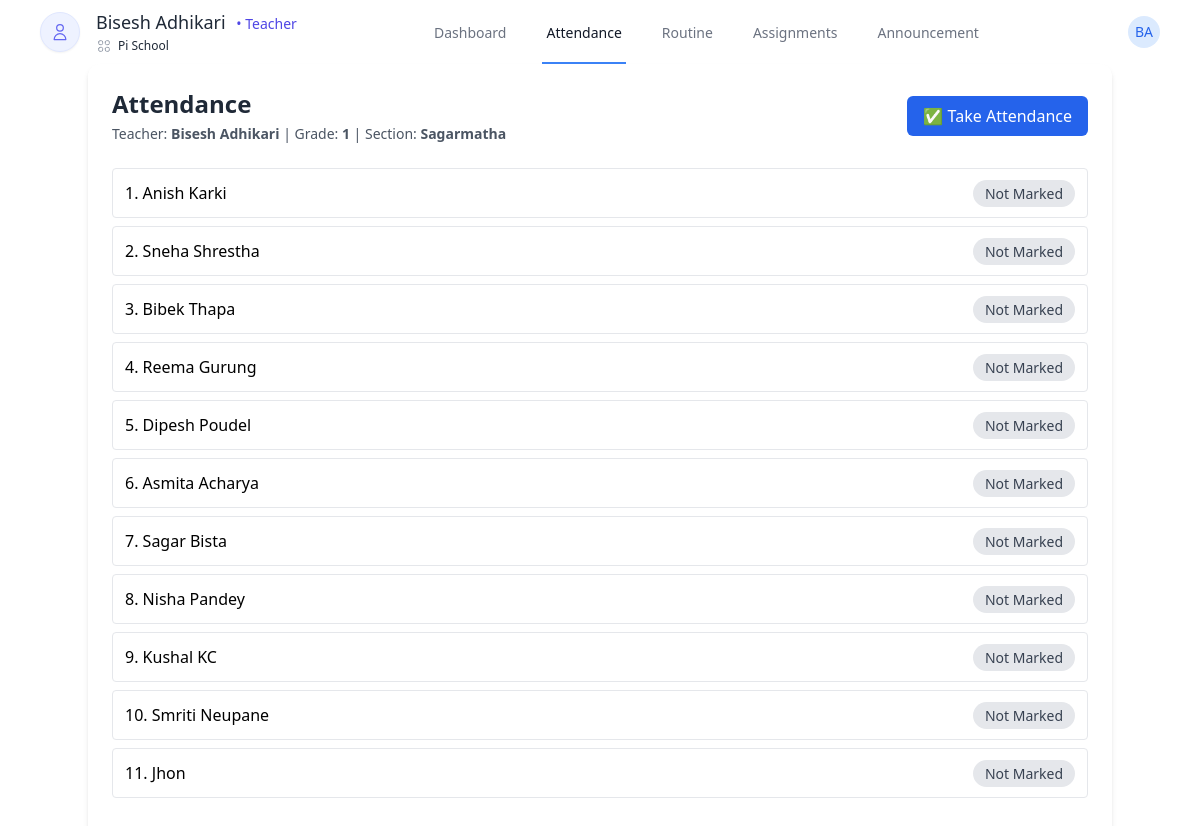
Page /student/attendance/ (signed in) on the committed database.
### users/models.py (models this page shows, shortened)
class CustomUser(AbstractUser):
    school = models.ForeignKey(School, on_delete=models.CASCADE, null=True, blank=True)
    is_school_admin = models.BooleanField(default=False)
    is_teacher = models.BooleanField(default=False)
    is_student = models.BooleanField(default=False)

class School(models.Model):
    name = models.CharField(max_length=100, unique=True)
    created_at = models.DateTimeField(auto_now_add=True)

### school/models.py (models this page shows, shortened)
class TeacherProfile(models.Model):
    user = models.OneToOneField(settings.AUTH_USER_MODEL, on_delete=models.CASCADE)
    school = models.ForeignKey(School, on_delete=models.CASCADE)
    phone = models.CharField(max_length=15, blank=True, null=True)
    dob = models.DateField(blank=True, null=True)  # Date of Birth
    address = models.TextField(blank=True, null=True)
    edu_qualification = models.CharField(max_length=100, blank=True, null=True)  # Educational Qualification
    specialization = models.CharField(max_length=100, blank=True, null=True)  # Specialization
    year_of_experience = models.PositiveIntegerField(default=0, blank=True, null=True)  # Years of Experience
    grade = models.ForeignKey(
        Grade,
        on_delete=models.SET_NULL,
        null=True,
        blank=True
    )
    section = models.OneToOneField(
        Section,
        on_delete=models.SET_NULL,
        null=True,
        blank=True
    )

class Grade(models.Model):
    school = models.ForeignKey(School, on_delete=models.CASCADE)
    grade_number = models.PositiveIntegerField(blank=True, null=True)
    name = models.CharField(max_length=20, blank=True, null=True)
    class Meta:
        unique_together = ('school', 'name', 'grade_number')

class Section(models.Model):
    school = models.ForeignKey(School, on_delete=models.CASCADE)
    grade = models.ForeignKey(Grade, on_delete=models.CASCADE, related_name='sections', null=True, blank=True)
    name = models.CharField(max_length=10)
    class Meta:
        unique_together = ('grade', 'name',)

class Student(models.Model):
    school = models.ForeignKey(School, on_delete=models.CASCADE)
    name = models.CharField(max_length=100)
    grade = models.ForeignKey(Grade, on_delete=models.SET_NULL, null=True, blank=True)
    section = models.ForeignKey(Section, on_delete=models.SET_NULL, null=True, blank=True)
    roll_number = models.PositiveIntegerField()
    father_name = models.CharField(max_length=100, blank=True, null=True)
    mother_name = models.CharField(max_length=100, blank=True, null=True)
    dob = models.DateField(blank=True, null=True)  # Date of Birth
    address = models.TextField(blank=True, null=True)
    parents_contact = models.CharField(max_length=15, blank=True, null=True)
    class Meta:
        unique_together = ('school', 'grade', 'section', 'roll_number')

### dashboard/views.py (the view)
# urls.py: path('attendance/', overall_attendance, name='overall_attendance'),
def attendance(request):
    teacher = request.user.teacherprofile
    grade = teacher.grade
    section = teacher.section
    today = timezone.now().date()
    students = Student.objects.filter(
        grade=grade,
        section=section,
        school=teacher.school
    ).order_by('roll_number')
    for student in students:
        record = Attendance.objects.filter(student=student, date=today).first()
        student.attendance_status_today = record.status if record else "Not Marked"
        student.note_today = record.notes if record else ""
    attendance_submitted = Attendance.objects.filter(
        student__grade=grade,
        student__section=section,
        student__school=teacher.school,
        date=today
    ).exists()
    context = {
        'students': students,
        'current_date': date.today(),
        'attendance_submitted': attendance_submitted,
    }
    return render(request, 'dashboard/teachers/attendance_page.html', context)

### dashboard/templatetags/custom_tags.py (called while the page is built)
@register.filter
def short_school_name(value):
    words = value.split()
    if len(words) >= 4:
        return f"{words[0]} {words[1]} {words[-1]}"
    return value

### dashboard/templates/dashboard/teachers/attendance_page.html (shortened to what this page needs)
{% extends "dashboard/base.html" %}
{% block content %}
<div class="bg-white rounded-xl shadow-md p-6 max-w-5xl mx-auto">
    <div class="flex justify-between items-center mb-6">
        <div>
            <h2 class="text-2xl font-bold text-gray-800">Attendance</h2>
            <div class="text-sm text-gray-600 mt-1">
                Teacher: <strong>{{ request.user.first_name }} {{ request.user.last_name }}</strong> |
                Grade: <strong>{{ request.user.teacherprofile.grade.grade_number }}</strong> |
                Section: <strong>{{ request.user.teacherprofile.section.name }}</strong>
            </div>
        </div>
        {% if attendance_submitted %}
            <button id="edit-btn" type="button" class="px-4 py-2 bg-yellow-500 text-white rounded-md hover:bg-yellow-600">✏️ Edit Attendance</button>
        {% else %}
            <button id="take-btn" type="button" class="px-4 py-2 bg-blue-600 text-white rounded-md hover:bg-blue-700">✅ Take Attendance</button>
        {% endif %}
    </div>
    <div id="attendance-summary-wrapper" class="space-y-2 mb-6">
        {% for student in students %}
        <div class="flex justify-between items-center border p-3 rounded attendance-summary">
            <div>{{ forloop.counter }}. {{ student.name }}</div>
            <div>
                <span class="px-3 py-1 rounded-full text-sm
                    {% if student.attendance_status_today == 'Absent' %} bg-red-100 text-red-700
                    {% elif student.attendance_status_today == 'Late' %} bg-yellow-100 text-yellow-700
                    {% elif student.attendance_status_today == 'Present' %} bg-green-100 text-green-700
                    {% else %} bg-gray-200 text-gray-700 {% endif %}">
                    {{ student.attendance_status_today }}
                </span>
            </div>
        </div>
        {% endfor %}
    </div>
</div>
{% endblock %}

### dashboard/templates/dashboard/navbar.html (shortened to what this page needs)
{% load custom_tags %}
  <nav class="no-print">
    <div class="max-w-8xl mx-auto px-10">
    <div class="flex justify-between h-16">
      <div class="flex items-center">
        {% if request.user.is_school_admin %}
        <div class="flex-shrink-0 flex items-center">
          <svg class="h-8 w-8 text-blue-500" fill="none" viewBox="0 0 24 24" stroke="currentColor">
            <path stroke-linecap="round" stroke-linejoin="round" stroke-width="2" d="M12 6.253v13m0-13C10.832 5.477 9.246 5 7.5 5S4.168 5.477 3 6.253v13C4.168 18.477 5.754 18 7.5 18s3.332.477 4.5 1.253m0-13C13.168 5.477 14.754 5 16.5 5c1.747 0 3.332.477 4.5 1.253v13C19.832 18.477 18.247 18 16.5 18c-1.746 0-3.332.477-4.5 1.253" />
          </svg>
          <span class="ml-2 text-xl font-bold text-gray-800 truncate" title="{{ request.user.school.name }}">
            {{ request.user.school.name|short_school_name }}
          </span>
        </div>
        {% elif request.user.is_teacher %}
        <div class="flex items-center gap-4">
          <div class="relative">
            <div class="w-10 h-10 rounded-full bg-indigo-50 flex items-center justify-center shadow-sm border border-indigo-100">
              <svg xmlns="http://www.w3.org/2000/svg" class="h-5 w-5 text-indigo-500" fill="none" viewBox="0 0 24 24" stroke="currentColor">
                <path stroke-linecap="round" stroke-linejoin="round" stroke-width="1.5" d="M16 7a4 4 0 11-8 0 4 4 0 018 0zM12 14a7 7 0 00-7 7h14a7 7 0 00-7-7z" />
              </svg>
            </div>
          </div>
          <div>
            <h1 class="text-lg font-medium text-gray-800 leading-tight">
              {{ request.user.first_name }} {{ request.user.last_name }}
              <span class="text-sm font-normal text-indigo-600 ml-1.5">• Teacher</span>
            </h1>
            <div class="flex items-center mt-1 text-gray-500">
            <span class="text-xs text-gray-800 truncate" title="{{ request.user.school.name }}">
              {{ request.user.school.name|short_school_name }}
            </span>
        </div>
          </div>
        </div>
        {% endif %}
      </div>
     <div class="hidden sm:ml-6 sm:flex sm:space-x-8">
      {% if request.user.is_school_admin %}
      <a href="{% url 'school_admin_dashboard' %}"
        class="{% if request.resolver_match.url_name == 'school_admin_dashboard' %}border-blue-500 text-gray-900{% else %}border-transparent text-gray-500 hover:border-gray-300 hover:text-gray-700{% endif %} inline-flex items-center px-1 pt-1 border-b-2 text-sm font-medium">
        Dashboard
      </a>
      <a href="{% url 'teachers' %}"
        class="{% if request.resolver_match.url_name == 'teachers' %}border-blue-500 text-gray-900{% else %}border-transparent text-gray-500 hover:border-gray-300 hover:text-gray-700{% endif %} inline-flex items-center px-1 pt-1 border-b-2 text-sm font-medium">
        Teachers
      </a>
      <a href="{% url 'students' %}"
        class="{% if request.resolver_match.url_name == 'students' %}border-blue-500 text-gray-900{% else %}border-transparent text-gray-500 hover:border-gray-300 hover:text-gray-700{% endif %} inline-flex items-center px-1 pt-1 border-b-2 text-sm font-medium">
        Students
      </a>
      <a href="{% url 'subjects' %}"
        class="{% if request.resolver_match.url_name == 'subjects' %}border-blue-500 text-gray-900{% else %}border-transparent text-gray-500 hover:border-gray-300 hover:text-gray-700{% endif %} inline-flex items-center px-1 pt-1 border-b-2 text-sm font-medium">
        Subjects
      </a>
      <a href="{% url 'grades' %}"
        class="{% if request.resolver_match.url_name == 'grades' %}border-blue-500 text-gray-900{% else %}border-transparent text-gray-500 hover:border-gray-300 hover:text-gray-700{% endif %} inline-flex items-center px-1 pt-1 border-b-2 text-sm font-medium">
        Grades & Sections
      </a>
      <a href="{% url 'overall_attendance' %}"
        class="{% if request.resolver_match.url_name == 'overall_attendance' %}border-blue-500 text-gray-900{% else %}border-transparent text-gray-500 hover:border-gray-300 hover:text-gray-700{% endif %} inline-flex items-center px-1 pt-1 border-b-2 text-sm font-medium">
        Attendance
      </a>
      <a href="{% url 'routine_setup' %}"
        class="{% if request.resolver_match.url_name == 'routine_setup' %}border-blue-500 text-gray-900{% else %}border-transparent text-gray-500 hover:border-gray-300 hover:text-gray-700{% endif %} inline-flex items-center px-1 pt-1 border-b-2 text-sm font-medium">
        Routine Setup
      </a>
      {% comment %} <a href="{% url 'reports' %}"
        class="{% if request.resolver_match.url_name == 'reports' %}border-blue-500 text-gray-900{% else %}border-transparent text-gray-500 hover:border-gray-300 hover:text-gray-700{% endif %} inline-flex items-center px-1 pt-1 border-b-2 text-sm font-medium">
        Reports
      </a> {% endcomment %}
      {% comment %} <a href=""
        class="{% if request.resolver_match.url_name == 'reports' %}border-blue-500 text-gray-900{% else %}border-transparent text-gray-500 hover:border-gray-300 hover:text-gray-700{% endif %} inline-flex items-center px-1 pt-1 border-b-2 text-sm font-medium">
        Reports
      </a> {% endcomment %}
      {% elif request.user.is_teacher %}
      <a href="{% url 'teacher_dashboard' %}"
        class="{% if request.resolver_match.url_name == 'teacher_dashboard' %}border-blue-500 text-gray-900{% else %}border-transparent text-gray-500 hover:border-gray-300 hover:text-gray-700{% endif %} inline-flex items-center px-1 pt-1 border-b-2 text-sm font-medium">
        Dashboard
      </a>
      <a href="{% url 'attendance' %}"
        class="{% if request.resolver_match.url_name == 'attendance' %}border-blue-500 text-gray-900{% else %}border-transparent text-gray-500 hover:border-gray-300 hover:text-gray-700{% endif %} inline-flex items-center px-1 pt-1 border-b-2 text-sm font-medium">
        Attendance
      </a>
      <a href="{% url 'teacher_routine' %}"
        class="{% if request.resolver_match.url_name == 'teacher_routine' %}border-blue-500 text-gray-900{% else %}border-transparent text-gray-500 hover:border-gray-300 hover:text-gray-700{% endif %} inline-flex items-center px-1 pt-1 border-b-2 text-sm font-medium">
        Routine
      </a>
      <a href="/assignment"
        class="{% if request.resolver_match.url_name == 'assignment' %}border-blue-500 text-gray-900{% else %}border-transparent text-gray-500 hover:border-gray-300 hover:text-gray-700{% endif %} inline-flex items-center px-1 pt-1 border-b-2 text-sm font-medium">
        Assignments
      </a>
      <a href="{% url 'teacher_announcement' %}"
        class="{% if request.resolver_match.url_name == 'teacher_announcement' %}border-blue-500 text-gray-900{% else %}border-transparent text-gray-500 hover:border-gray-300 hover:text-gray-700{% endif %} inline-flex items-center px-1 pt-1 border-b-2 text-sm font-medium">
        Announcement
      </a>
      {% endif %}
    </div>
      <div class="hidden sm:ml-6 sm:flex sm:items-center">
        <div class="ml-3 relative">
          <div>
            <button type="button" class="bg-white rounded-full flex text-sm focus:outline-none focus:ring-2 focus:ring-offset-2 focus:ring-blue-500" id="user-menu-button" aria-expanded="false" aria-haspopup="true">
              {% if request.user.is_staff %}
              <div class="h-8 w-8 rounded-full bg-blue-100 flex items-center justify-center text-blue-600 font-medium">
                {{ request.user.first_name|first }}{{ request.user.last_name|first }}
              </div>
              {% elif request.user.is_school_admin %}
              <div class="h-8 w-8 rounded-full bg-blue-100 flex items-center justify-center text-blue-600 font-medium">
                {{ request.user.school.name|first }}
              </div>
              {% else %}
              <div class="h-8 w-8 rounded-full bg-blue-100 flex items-center justify-center text-blue-600 font-medium">
                {{ request.user.first_name|first }}{{ request.user.last_name|first }}
              {% endif %}
            </button>
          </div>
        </div>
      </div>
    </div>
  </div>
</nav>

### rows in the picture
CustomUser: user.first_name "Bisesh", user.last_name "Adhikari", user.school.name|short_school_name "Pi School", user.first_name|first "B", user.last_name|first "A", user.teacherprofile.grade.grade_number "1", user.teacherprofile.section.name "Sagarmatha"
Student: name "Anish Karki", attendance_status_today "Not Marked"
Student: name "Sneha Shrestha", attendance_status_today "Not Marked"
Student: name "Bibek Thapa", attendance_status_today "Not Marked"
Student: name "Reema Gurung", attendance_status_today "Not Marked"
Student: name "Dipesh Poudel", attendance_status_today "Not Marked"
Student: name "Asmita Acharya", attendance_status_today "Not Marked"
Student: name "Sagar Bista", attendance_status_today "Not Marked"
Student: name "Nisha Pandey", attendance_status_today "Not Marked"
Student: name "Kushal KC", attendance_status_today "Not Marked"
Student: name "Smriti Neupane", attendance_status_today "Not Marked"
Student: name "Jhon", attendance_status_today "Not Marked"
